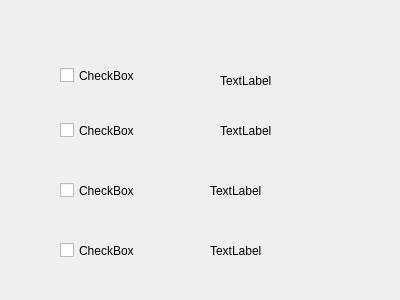
<?xml version="1.0" encoding="UTF-8"?>
<ui version="4.0">
 <class>Form</class>
 <widget class="QWidget" name="Form">
  <property name="geometry">
   <rect>
    <x>0</x>
    <y>0</y>
    <width>400</width>
    <height>300</height>
   </rect>
  </property>
  <property name="windowTitle">
   <string>Form</string>
  </property>
  <widget class="QCheckBox" name="checkBox">
   <property name="geometry">
    <rect>
     <x>60</x>
     <y>60</y>
     <width>141</width>
     <height>31</height>
    </rect>
   </property>
   <property name="text">
    <string>CheckBox</string>
   </property>
  </widget>
  <widget class="QCheckBox" name="checkBox_2">
   <property name="geometry">
    <rect>
     <x>60</x>
     <y>110</y>
     <width>141</width>
     <height>41</height>
    </rect>
   </property>
   <property name="text">
    <string>CheckBox</string>
   </property>
  </widget>
  <widget class="QCheckBox" name="checkBox_3">
   <property name="geometry">
    <rect>
     <x>60</x>
     <y>170</y>
     <width>151</width>
     <height>41</height>
    </rect>
   </property>
   <property name="text">
    <string>CheckBox</string>
   </property>
  </widget>
  <widget class="QCheckBox" name="checkBox_4">
   <property name="geometry">
    <rect>
     <x>60</x>
     <y>230</y>
     <width>161</width>
     <height>41</height>
    </rect>
   </property>
   <property name="text">
    <string>CheckBox</string>
   </property>
  </widget>
  <widget class="QLabel" name="label">
   <property name="geometry">
    <rect>
     <x>220</x>
     <y>60</y>
     <width>141</width>
     <height>41</height>
    </rect>
   </property>
   <property name="text">
    <string>TextLabel</string>
   </property>
  </widget>
  <widget class="QLabel" name="label_2">
   <property name="geometry">
    <rect>
     <x>220</x>
     <y>110</y>
     <width>141</width>
     <height>41</height>
    </rect>
   </property>
   <property name="text">
    <string>TextLabel</string>
   </property>
  </widget>
  <widget class="QLabel" name="label_3">
   <property name="geometry">
    <rect>
     <x>210</x>
     <y>170</y>
     <width>141</width>
     <height>41</height>
    </rect>
   </property>
   <property name="text">
    <string>TextLabel</string>
   </property>
  </widget>
  <widget class="QLabel" name="label_4">
   <property name="geometry">
    <rect>
     <x>210</x>
     <y>230</y>
     <width>141</width>
     <height>41</height>
    </rect>
   </property>
   <property name="text">
    <string>TextLabel</string>
   </property>
  </widget>
 </widget>
 <resources/>
 <connections/>
</ui>
